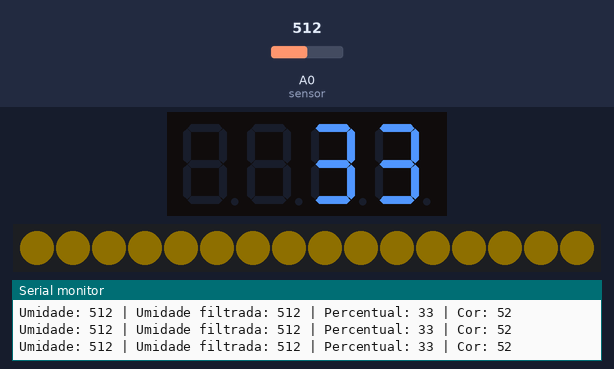
Bench run of a sketch on a simulated Arduino Uno, built with avr-gcc and run on an emulated ATmega328P. Shown: 4-digit seven-segment display, 16 RGB LEDs in strip order, left to right, the last lines printed to the serial monitor. The inputs (shaded band) are chosen by the test bench; at power-on: A0 (sensor) = 512. Dim RGB values are drawn brighter than linear.

Above: at 1.2 s.
1.3 s: A0 (sensor) set to 485
At 2.81 s:
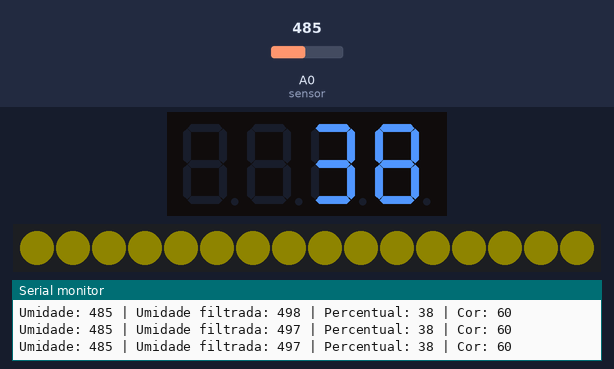
3.0 s: A0 (sensor) set to 459
At 5.6 s:
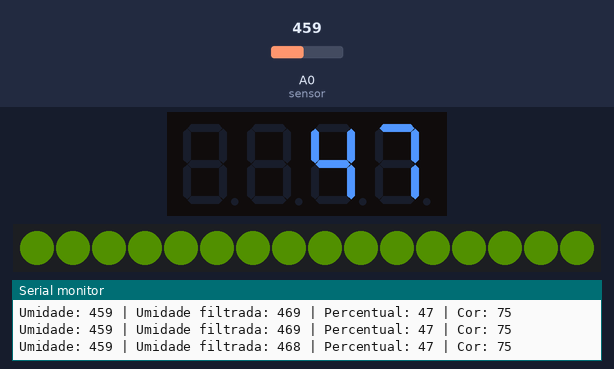
6.0 s: A0 (sensor) set to 306
At 6.5 s:
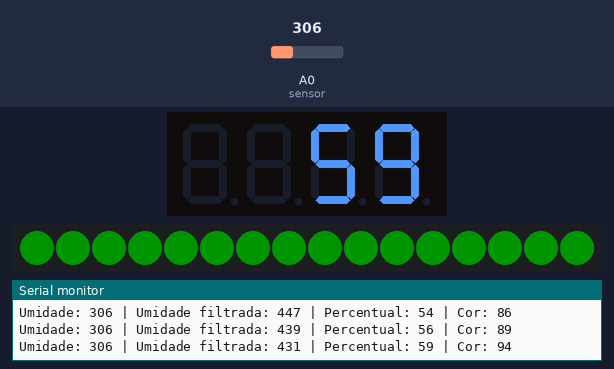
7.9 s: A0 (sensor) set to 332
10.2 s: A0 (sensor) set to 716
At 13.0 s:
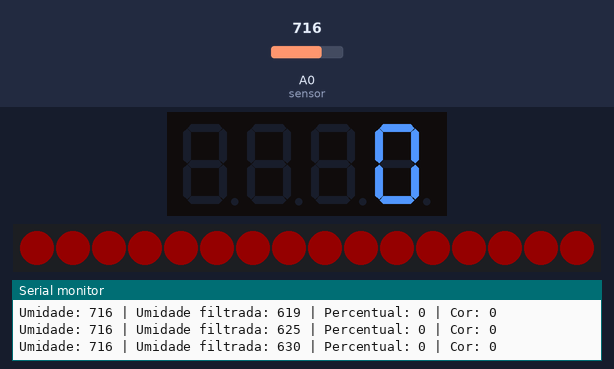
13.2 s: A0 (sensor) set to 0
At 15.7 s:
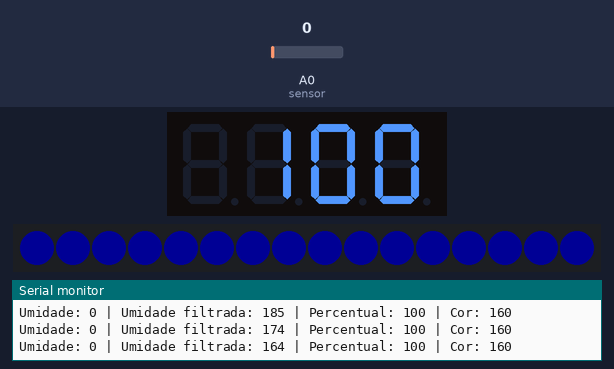

Measured:
- the behaviour switches between 472 and 471 on A0 (sensor) (found by bisection; images 1 and 2)
- after the input at 1.3 s, the display: first changes after 0.14 s (image 1 shows a later state)
- after the input at 6.0 s, the display: first changes after 0.12 s (image 3 shows a later state)
- after the input at 10.2 s, the display: first changes after 0.15 s (image 4 shows a later state)
- after the input at 13.2 s, the display: first changes after 0.12 s (image 5 shows a later state)
- what the display in image 2 shows lasts 0.6 s, from 5.3 s to 5.9 s

The sketch:

3-sensoriandoSolo.ino
```cpp
/*
  EITA!
  Experimentos e Iterações com Tecnologia Aberta

  Sensoriando o solo: monitoramento da umidade do solo.

  No exemplo foram usados os seguintes dispositivos:
  - Arduino Uno;
  - Sensor capacitivo de umidade do solo (Capacitive soil moisture sensor v1.2);
  - Módulo TM1637 de display de sete segmentos com 4 dígitos;
  - Anel de 16 leds endereçáveis com três linhas (GND, VCC, e dados),
  semelhantes aos leds Neopixels da Adafruit
  (https://learn.adafruit.com/adafruit-neopixel-uberguide/the-magic-of-neopixels);
  - biblioteca FastLED (https://github.com/FastLED/FastLED);
  - biblioteca EWMA (Exponentially Weighted Moving Average)de jonnieZG,
  https://github.com/jonnieZG/EWMA;
  - biblioteca TM1637 do Seed Studio (https://github.com/Seeed-Studio/Grove_4Digital_Display).

  Desenvolvido por Artur Cordeiro
  Cariri, CE, 03.10.2021.
*/

#include "TM1637.h" // Inclui a biblioteca do display de sete segmentos.
const int CLK = 6; // Define o pino de conexão CLK do módulo.
const int DIO = 7; // Define o pino de conexão DIO do módulo.
TM1637 tm1637(CLK, DIO); // Cria uma instância do objeto com as definições de CLK e DIO.


#include <FastLED.h> // Inclui a biblioteca FastLED.
#define numLeds 16 // Especifica a quantidade de leds.
#define DATA_PIN 5 // Especifica o pino de conexão dos leds.
CRGB leds[numLeds]; // Configura o bloco de memória para armazenar e manipular os leds.


#include <Ewma.h>  // Inclui a biblioteca Ewma.
Ewma fator(0.06);  // Cria o filtro e estabelece o fator de suavização (varia de 0 a 1).
// A biblioteca Ewma diminui o ruído na leitura do sensor,
// suavizando as variações de leitura de acordo com o fator especificado.
// Quanto menor o fator, maior a suavização.


int sensor = A0; // Variável que define o pino de conexão do sensor de umidade.
int umidade; // Variável para receber os valores do sensor.
int umidadeFiltro; // Variável para calcular a umidade com o filtro Ewma.
int percentual; // Variável para transformar a umidade em uma escala percentual.
int cor; // Variável para a cor dos leds.


/*
  A tensão de operação do sensor capacitivo de umidade do solo é de 3.3 a 5.0V,
  porém, a saída de tensão do pino analógico do sensor é de 0 a 3.0V.
  As entradas analógicas do Arduino operam na faixa de tensão de 0 a 5.0V,
  resultando na respectiva faixa de valores de 0 a 1023.
  Portanto, o sensor capacitivo de umidade do solo no Arduino Uno
  resulta na faixa de valores de 0 a 613.

  Para correta visualização dos dados, o sensor deve ser calibrado
  usando como referência os valores de umidade mínimo e máximo obtidos
  do solo que será monitorado.

  Obs.: o valor do sensor capacitivo é maior quando a umidade diminui.
*/

void setup() {
  Serial.begin(9600); // Inicia a comunicação seria.

  tm1637.init(); // Inicia o módulo display.
  tm1637.set(7); // Configura o brilho do display (varia de 0 a 7).

  FastLED.addLeds<NEOPIXEL, DATA_PIN>(leds, numLeds); // Especifica as configurações dos leds.
  FastLED.setBrightness(20); // Define o brilho máximo geral dos leds (varia de 0 a 255).
}

void loop() {
  umidade = analogRead(sensor); // Atualiza a variável com a leitura do sensor de umidade.
  umidadeFiltro = fator.filter(umidade); // Aplica o filtro Ewma e atualiza umidadeFiltro.

  // Calcula o valor percentual baseado nos valores de umidade mínimo e máximo.
  percentual = int(map(umidadeFiltro, 620, 300, 0, 100));
  percentual = constrain(percentual, 0, 100); // Restringe o percentual na faixa de 0 a 100.

  cor = int(map(percentual, 0, 100, 0, 160)); // Calcula o valor correpondente da faixa de cor.

  // Exibe os valores das varíaveis no Monitor Serial
  Serial.print("Umidade: ");
  Serial.print(umidade);
  Serial.print(" | Umidade filtrada: ");
  Serial.print(umidadeFiltro);
  Serial.print(" | Percentual: ");
  Serial.print(percentual);
  Serial.print(" | Cor: ");
  Serial.println(cor);

  // Atualiza os leds com a cor correspondente ao valor percentual.
  for (int i = 0; i < numLeds; i++) {
    leds[i].setHSV(cor, 255, 255); // A função setHSV define a tonalidade, saturação e brilho.
    FastLED.show();
  }

// O teste condicional abaixo é um improviso para garantir que o display
// exiba o valor 0 quando o valor do percentual também for 0.
// Pois a função displayNum não exibe o 0, e o display fica "em branco", apagado.
  if (percentual == 0) {
    tm1637.displayStr("   0"); // Exibe a string de texto "   0".
  }
  else {
    tm1637.displayNum(percentual); // Exibe o número do percentual.
  }

  delay(50);
}
```
